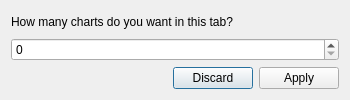
<?xml version="1.0" encoding="UTF-8"?>
<ui version="4.0">
 <class>DialogAmountRowsWindow</class>
 <widget class="QDialog" name="DialogAmountRowsWindow">
  <property name="geometry">
   <rect>
    <x>0</x>
    <y>0</y>
    <width>350</width>
    <height>100</height>
   </rect>
  </property>
  <property name="windowTitle">
   <string>Dialog</string>
  </property>
  <property name="windowIcon">
   <iconset theme="xc">
    <normaloff>.</normaloff>.</iconset>
  </property>
  <property name="sizeGripEnabled">
   <bool>false</bool>
  </property>
  <layout class="QGridLayout" name="gridLayout">
   <item row="0" column="0">
    <widget class="QLabel" name="label">
     <property name="text">
      <string>How many charts do you want in this tab?</string>
     </property>
    </widget>
   </item>
   <item row="1" column="0">
    <widget class="QSpinBox" name="spinBox"/>
   </item>
   <item row="2" column="0">
    <widget class="QDialogButtonBox" name="buttonBoxApplyDiscard">
     <property name="orientation">
      <enum>Qt::Horizontal</enum>
     </property>
     <property name="standardButtons">
      <set>QDialogButtonBox::Apply|QDialogButtonBox::Discard</set>
     </property>
    </widget>
   </item>
  </layout>
 </widget>
 <resources/>
 <connections>
  <connection>
   <sender>buttonBoxApplyDiscard</sender>
   <signal>accepted()</signal>
   <receiver>DialogAmountRowsWindow</receiver>
   <slot>accept()</slot>
   <hints>
    <hint type="sourcelabel">
     <x>248</x>
     <y>254</y>
    </hint>
    <hint type="destinationlabel">
     <x>157</x>
     <y>274</y>
    </hint>
   </hints>
  </connection>
  <connection>
   <sender>buttonBoxApplyDiscard</sender>
   <signal>rejected()</signal>
   <receiver>DialogAmountRowsWindow</receiver>
   <slot>reject()</slot>
   <hints>
    <hint type="sourcelabel">
     <x>316</x>
     <y>260</y>
    </hint>
    <hint type="destinationlabel">
     <x>286</x>
     <y>274</y>
    </hint>
   </hints>
  </connection>
 </connections>
</ui>
